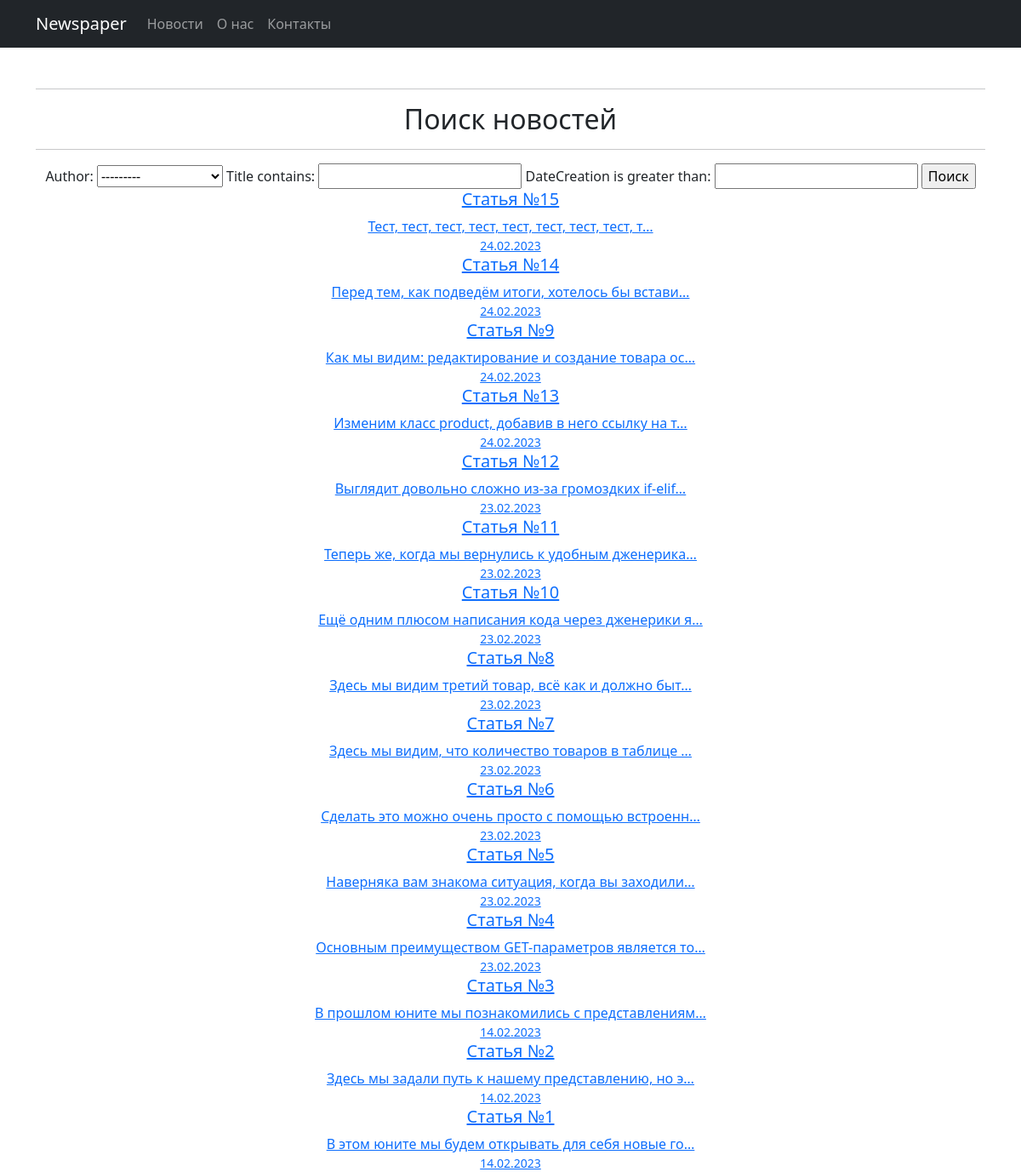
The app's page /news/search/ with its own data.
### news/models.py (models this page shows, shortened)
class Post(models.Model):
    author = models.ForeignKey(Author, on_delete=models.CASCADE)
    NEWS = 'NW'
    ARTICLE = 'AR'
    CATEGORY_CHOICES = (
        (NEWS, 'Новость'),
        (ARTICLE, 'Статья')
    )
    categoryType = models.CharField(max_length=2, choices=CATEGORY_CHOICES, default=ARTICLE)
    dateCreation = models.DateTimeField(auto_now_add=True)
    postCategory = models.ManyToManyField(Category, through='PostCategory')
    title = models.CharField(max_length=128)
    text = models.TextField()
    rating = models.SmallIntegerField(default=0)

### news/views.py (the view)
# urls.py: path('search/', Search.as_view(), name='news_search'),
class Search(ListView):
    model = Post
    template_name = 'search.html'
    context_object_name = 'news'
    queryset = Post.objects.order_by('-dateCreation')
    paginate_by = 10
    def get_context_data(self, **kwargs):
        context = super().get_context_data(**kwargs)
        context['filter'] = NewsFilter(self.request.GET, queryset=self.get_queryset())
        return context

### news/templatetags/custom_filters.py (called while the page is built)
@register.filter(name='censor')
def censor(value, arg):
    for word in censor_words:
        value = str(value).replace(word, "***")
    return str(value)

### templates/search.html (shortened to what this page needs)
{% extends 'flatpages/default.html' %}
{% load custom_filters %}
{% block content %}
<h2>Поиск новостей</h2>
<hr>
<form method="get">
    {{ filter.form }}
    <input type="submit" value="Поиск">
</form>
{% for post in filter.qs %}
<a href="/news/{{ post.id }}">
    <div>
        <h5>{{ post.title | censor:post.title }}</h5>
        <div>{{ post.text | truncatechars:50 | censor:post.text  }}</div>
        <div class="small">{{ post.dateCreation | date:'d.m.Y' }}</div>
    </div>
</a>
{% endfor %}
{% endblock content %}

### records on screen
Post: title|censor "Статья №15", text|censor "Тест, тест, тест, тест, тест, тест, тест, тест, т…", dateCreation "24.02.2023"
Post: title|censor "Статья №14", text|censor "Перед тем, как подведём итоги, хотелось бы встави…", dateCreation "24.02.2023"
Post: title|censor "Статья №9", text|censor "Как мы видим: редактирование и создание товара ос…", dateCreation "24.02.2023"
Post: title|censor "Статья №13", text|censor "Изменим класс product, добавив в него ссылку на т…", dateCreation "24.02.2023"
Post: title|censor "Статья №12", text|censor "Выглядит довольно сложно из-за громоздких if-elif…", dateCreation "23.02.2023"
Post: title|censor "Статья №11", text|censor "Теперь же, когда мы вернулись к удобным дженерика…", dateCreation "23.02.2023"
Post: title|censor "Статья №10", text|censor "Ещё одним плюсом написания кода через дженерики я…", dateCreation "23.02.2023"
Post: title|censor "Статья №8", text|censor "Здесь мы видим третий товар, всё как и должно быт…", dateCreation "23.02.2023"
Post: title|censor "Статья №7", text|censor "Здесь мы видим, что количество товаров в таблице …", dateCreation "23.02.2023"
Post: title|censor "Статья №6", text|censor "Сделать это можно очень просто с помощью встроенн…", dateCreation "23.02.2023"
Post: title|censor "Статья №5", text|censor "Наверняка вам знакома ситуация, когда вы заходили…", dateCreation "23.02.2023"
Post: title|censor "Статья №4", text|censor "Основным преимуществом GET-параметров является то…", dateCreation "23.02.2023"
Post: title|censor "Статья №3", text|censor "В прошлом юните мы познакомились с представлениям…", dateCreation "14.02.2023"
Post: title|censor "Статья №2", text|censor "Здесь мы задали путь к нашему представлению, но э…", dateCreation "14.02.2023"
Post: title|censor "Статья №1", text|censor "В этом юните мы будем открывать для себя новые го…", dateCreation "14.02.2023"
